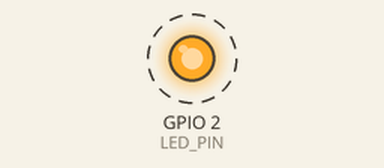
Simulated run of this sketch. Board: ESP32. On the bench: output pins drawn as LEDs (lit = HIGH). Dashed ring = blinking. What the sketch prints to the serial monitor is not drawn.

Above: at 1.5 s.
Timing chart, 0 to 5.6 s (numbered marks = the images above):
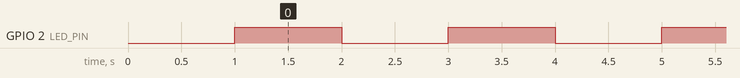

The sketch:

blink.ino
```cpp
/*
  Inland ESP32 Development Board (USB Type-C) Example
  This program blinks the onboard LED and prints to Serial Monitor.
  Works with ESP-WROOM-32 based boards.
*/

#include <Arduino.h>

// On most ESP32 boards, the onboard LED is on GPIO 2.
// If your board uses a different pin, change LED_PIN accordingly.
#define LED_PIN 2

void setup() {
  // Initialize serial communication at 115200 baud
  Serial.begin(115200);
  // Wait for serial connection (optional)
  delay(1000);

  // Set LED pin as output
  pinMode(LED_PIN, OUTPUT);

  Serial.println("ESP32 Inland Type-C Board Test Starting...");
}

void loop() {
  // Turn LED on
  digitalWrite(LED_PIN, HIGH);
  Serial.println("LED ON");
  delay(1000); // Wait 1 second

  // Turn LED off
  digitalWrite(LED_PIN, LOW);
  Serial.println("LED OFF");
  delay(1000); // Wait 1 second
}
```

Measured:
- by itself, GPIO 2 (LED_PIN): alternates HIGH for 1.0 s and LOW for 1.0 s
